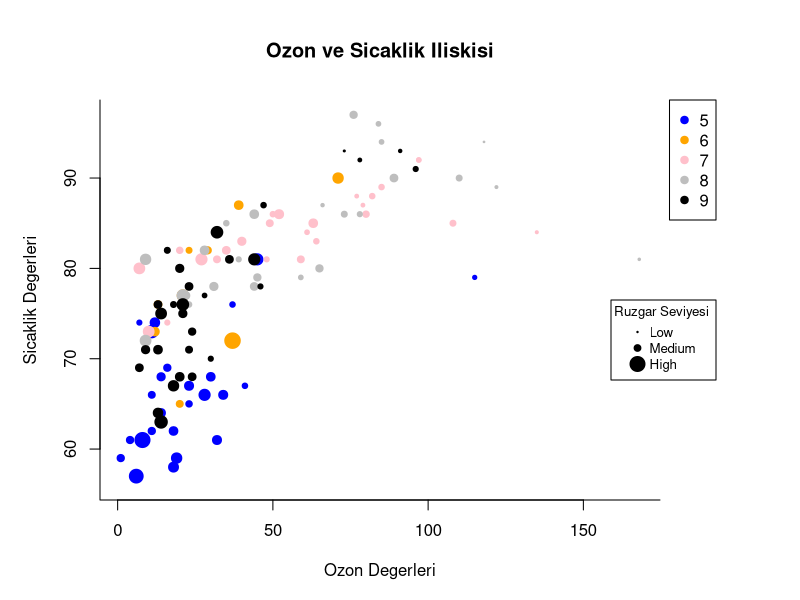

Recreate this plot in R.


par(mar=c(5,5,5,7), xpd = TRUE)

plot(x = airquality$Ozone, y = airquality$Temp,
    main = "Ozon ve Sicaklik Iliskisi",
    xlab = "Ozon Degerleri",
    ylab = "Sicaklik Degerleri",
    pch = 19,
    col = c("blue", "orange", "pink","gray", "black")[as.factor(airquality$Month)],
    bty = "L",
    #cex = 2 # nokta boyutu 
    cex = airquality$Wind/10
    )


legend(x = "topright", legend = levels(as.factor(airquality$Month)),
                        col = c("blue", "orange", "pink", "gray", "black"),
                        pch = 19,
                        inset = c(-0.1, 0)
)

# rüzgarları ayırdık
legend(x = "topright", legend = c("Low","Medium", "High"),
        title = "Ruzgar Seviyesi ",
        cex = 0.8,
        pt.cex = c(0.2, 0.9, 2), # sadece koyucağımız noktanın boyutunu etkiler
        pch = 19,
        inset = c(-0.1, 0.5)
        )
#pt.cex parametreleri         
min(airquality$Wind/10)
mean(airquality$Wind/10)
max(airquality$Wind/10)






